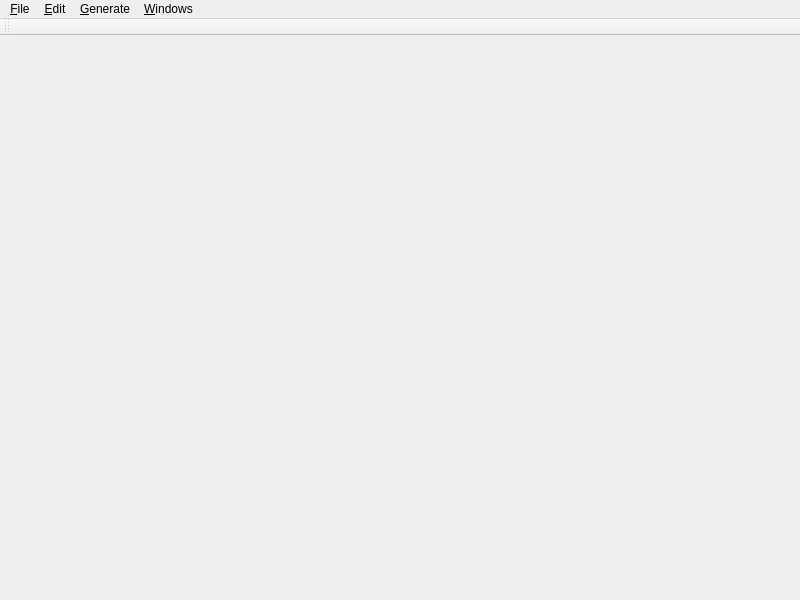
<?xml version="1.0" encoding="UTF-8"?>
<ui version="4.0">
 <class>glitch_separated_diagram_window</class>
 <widget class="QMainWindow" name="glitch_separated_diagram_window">
  <property name="geometry">
   <rect>
    <x>0</x>
    <y>0</y>
    <width>800</width>
    <height>600</height>
   </rect>
  </property>
  <property name="windowTitle">
   <string>Glitch</string>
  </property>
  <property name="windowIcon">
   <iconset resource="../Icons/icons.qrc">
    <normaloff>:/Logo/glitch-logo.png</normaloff>:/Logo/glitch-logo.png</iconset>
  </property>
  <widget class="QWidget" name="centralwidget"/>
  <widget class="QMenuBar" name="menuBar">
   <property name="geometry">
    <rect>
     <x>0</x>
     <y>0</y>
     <width>800</width>
     <height>30</height>
    </rect>
   </property>
   <widget class="QMenu" name="menu_Edit">
    <property name="tearOffEnabled">
     <bool>true</bool>
    </property>
    <property name="title">
     <string>&amp;Edit</string>
    </property>
    <addaction name="action_Undo"/>
    <addaction name="action_Redo"/>
    <addaction name="separator"/>
    <addaction name="action_Copy"/>
    <addaction name="action_Paste"/>
    <addaction name="separator"/>
    <addaction name="action_Delete"/>
    <addaction name="action_Select_All"/>
   </widget>
   <widget class="QMenu" name="menu_File">
    <property name="title">
     <string>&amp;File</string>
    </property>
    <addaction name="action_Close"/>
    <addaction name="separator"/>
    <addaction name="action_Save_Diagram"/>
   </widget>
   <widget class="QMenu" name="menu_Generate">
    <property name="title">
     <string>&amp;Generate</string>
    </property>
    <addaction name="action_Generate_Source"/>
   </widget>
   <widget class="QMenu" name="menu_Windows">
    <property name="title">
     <string>&amp;Windows</string>
    </property>
    <addaction name="action_Context_Menu"/>
   </widget>
   <addaction name="menu_File"/>
   <addaction name="menu_Edit"/>
   <addaction name="menu_Generate"/>
   <addaction name="menu_Windows"/>
  </widget>
  <widget class="QToolBar" name="toolBar">
   <property name="windowTitle">
    <string>Glitch: Tool Bar</string>
   </property>
   <attribute name="toolBarArea">
    <enum>TopToolBarArea</enum>
   </attribute>
   <attribute name="toolBarBreak">
    <bool>false</bool>
   </attribute>
  </widget>
  <action name="action_Undo">
   <property name="text">
    <string>Undo</string>
   </property>
   <property name="shortcut">
    <string>Ctrl+Z</string>
   </property>
  </action>
  <action name="action_Redo">
   <property name="text">
    <string>Redo</string>
   </property>
   <property name="shortcut">
    <string>Ctrl+Shift+Z</string>
   </property>
  </action>
  <action name="action_Copy">
   <property name="text">
    <string>&amp;Copy</string>
   </property>
   <property name="shortcut">
    <string>Ctrl+C</string>
   </property>
  </action>
  <action name="action_Paste">
   <property name="text">
    <string>Paste</string>
   </property>
   <property name="shortcut">
    <string>Ctrl+V</string>
   </property>
  </action>
  <action name="action_Delete">
   <property name="text">
    <string>&amp;Delete</string>
   </property>
   <property name="shortcut">
    <string>Del</string>
   </property>
  </action>
  <action name="action_Select_All">
   <property name="text">
    <string>Select &amp;All</string>
   </property>
   <property name="shortcut">
    <string>Ctrl+A</string>
   </property>
  </action>
  <action name="action_Close">
   <property name="text">
    <string>&amp;Close</string>
   </property>
   <property name="shortcut">
    <string>Ctrl+W</string>
   </property>
  </action>
  <action name="action_Generate_Source">
   <property name="text">
    <string>&amp;Source</string>
   </property>
  </action>
  <action name="action_Context_Menu">
   <property name="text">
    <string>&amp;Context Menu...</string>
   </property>
  </action>
  <action name="action_Save_Diagram">
   <property name="text">
    <string>&amp;Save Diagram</string>
   </property>
   <property name="shortcut">
    <string>Ctrl+S</string>
   </property>
  </action>
 </widget>
 <resources>
  <include location="../Icons/icons.qrc"/>
 </resources>
 <connections/>
</ui>
